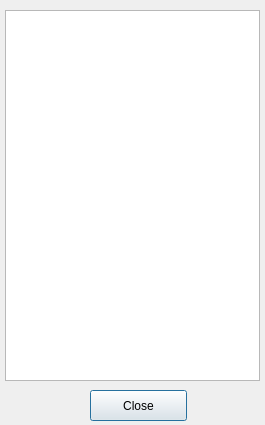
<?xml version="1.0" encoding="UTF-8"?>
<ui version="4.0">
 <class>Dialog</class>
 <widget class="QDialog" name="Dialog">
  <property name="geometry">
   <rect>
    <x>0</x>
    <y>0</y>
    <width>265</width>
    <height>425</height>
   </rect>
  </property>
  <property name="windowTitle">
   <string>Dialog</string>
  </property>
  <widget class="QTableView" name="tblBuddy">
   <property name="geometry">
    <rect>
     <x>5</x>
     <y>10</y>
     <width>255</width>
     <height>371</height>
    </rect>
   </property>
  </widget>
  <widget class="QPushButton" name="butClose">
   <property name="geometry">
    <rect>
     <x>90</x>
     <y>390</y>
     <width>97</width>
     <height>31</height>
    </rect>
   </property>
   <property name="text">
    <string>Close</string>
   </property>
  </widget>
 </widget>
 <resources/>
 <connections/>
</ui>
